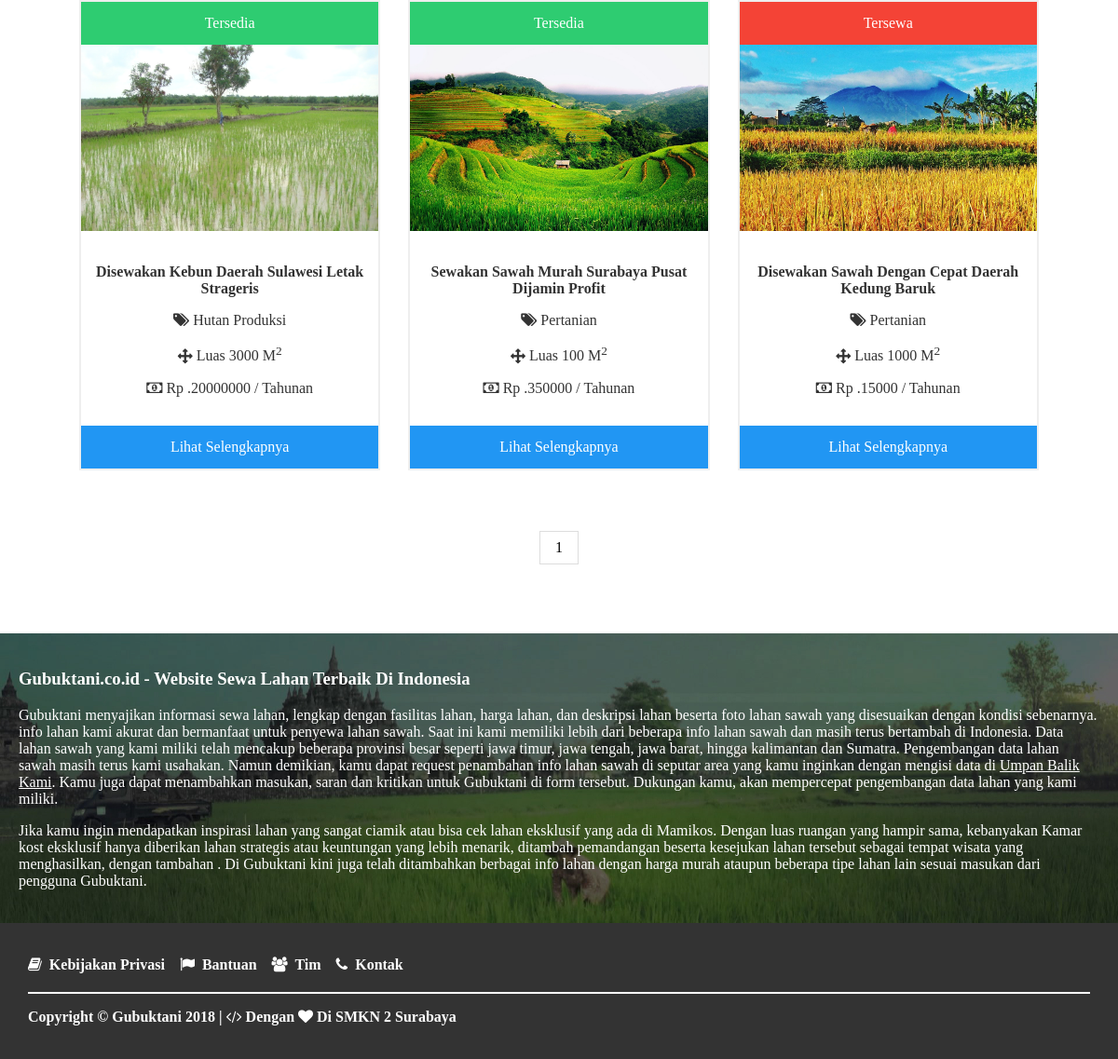
The page /ui/searchField.php (lower part) on the database as committed earlier.
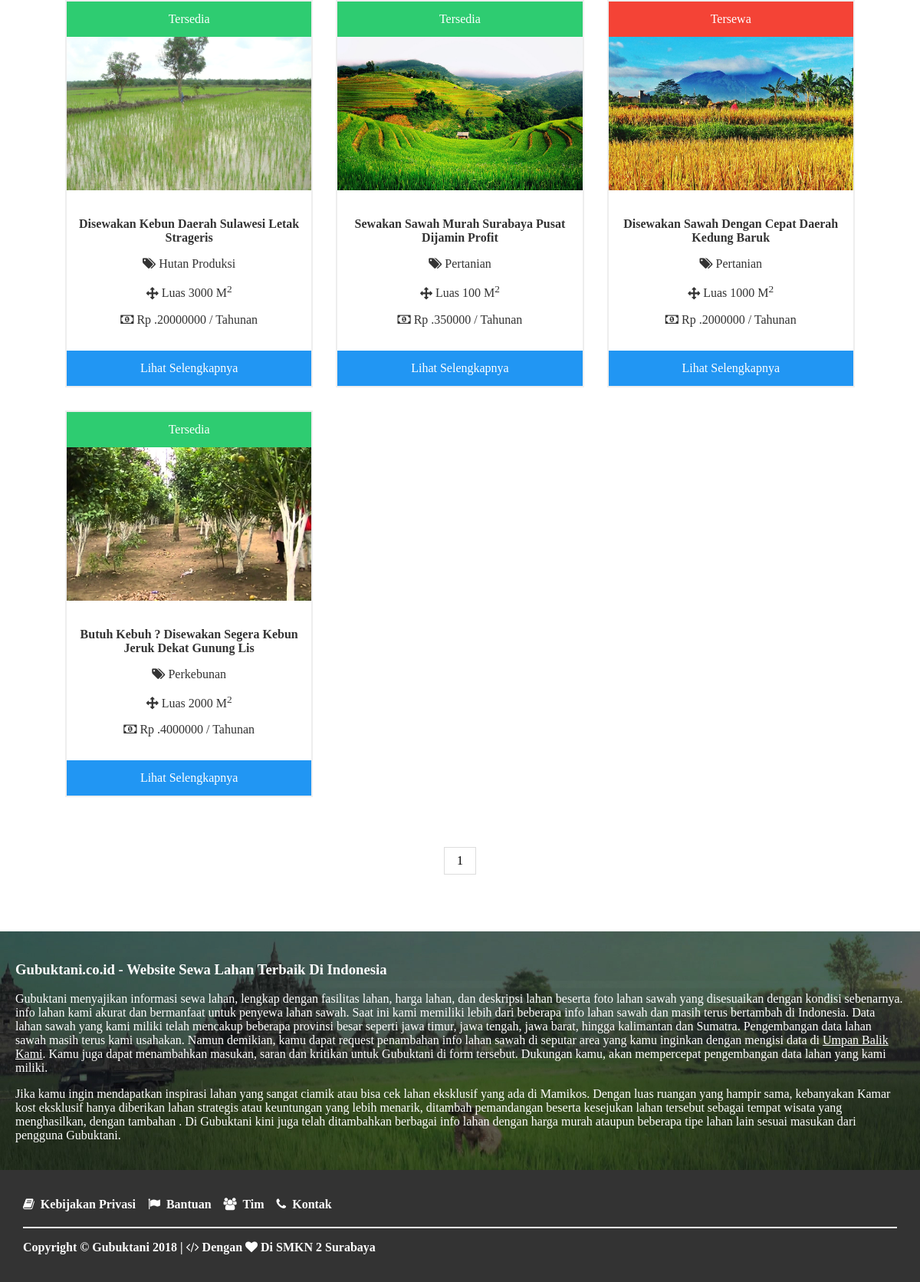
The same page on the database as committed later.
### tables this page shows
CREATE TABLE `tb_lahan` (
  `id_lahan` int(11) NOT NULL,
  `id_user` int(11) NOT NULL,
  `id_kategori` int(11) NOT NULL,
  `judul` varchar(100) NOT NULL,
  `alamat_lahan` varchar(100) NOT NULL,
  `luas` varchar(7) NOT NULL,
  `sertifikasi` varchar(60) NOT NULL,
  `deskripsi` text NOT NULL,
  `harga` int(11) NOT NULL,
  `kurun_sewa` varchar(10) NOT NULL,
  `status` varchar(20) NOT NULL,
  `kondisi` varchar(10) NOT NULL,
  `fasilitas_irigasi` varchar(60) NOT NULL,
  `fasilitas_tanah` varchar(60) NOT NULL,
  `fasilitas_jalan` varchar(60) NOT NULL,
  `fasilitas_pemandangan` varchar(60) NOT NULL,
  `foto_lahan` varchar(255) NOT NULL,
  `fieldCreate_at` varchar(100) DEFAULT NULL,
  `fieldUpdate_at` varchar(100) DEFAULT NULL
);

CREATE TABLE `tb_kategori` (
  `id_kategori` int(11) NOT NULL,
  `kategori` varchar(20) NOT NULL,
  `create_at` varchar(100) DEFAULT NULL,
  `update_at` varchar(100) DEFAULT NULL
);

### ui/searchField.php (the view, shortened to what this page needs)
<?php
    require_once "db.php";
    require_once "User.php";
 ?>
<!DOCTYPE html>
<html>
<head>
	<link rel="stylesheet" type="text/css" href="css/style.css">
  <link rel="stylesheet" type="text/css" href="css/font-awesome.min.css">
</head>
<body onscroll="myFunction()">
<div class="content">
    <div class="view-data">
    <?php
        if (isset($_GET['cari'])){
            $cari = $_GET['cari'];
            $sql = "SELECT * FROM tb_lahan INNER JOIN tb_kategori ON tb_lahan.id_kategori=tb_kategori.id_kategori WHERE status = 'Terverifikasi' AND  judul LIKE '%".$cari."%'";
            $query = $db->prepare($sql);
            $query->execute();
            $data = $query->fetchAll();
        }else{
          $limit = 9;
          $sql = "SELECT * FROM tb_lahan INNER JOIN tb_kategori ON tb_lahan.id_kategori=tb_kategori.id_kategori WHERE status = 'Terverifikasi' ORDER BY fieldCreate_at ASC";
          $query = $db->prepare($sql);
          $query->execute();
          $total_result = $query->rowCount();
          $total_pages = ceil($total_result/$limit);
          if(!isset($_GET['page']))
          {
            $page = 1;
          }
          else
          {
            $page = $_GET['page'];
          }
          $starting_limit = ($page-1)*$limit;
          $show = "SELECT * FROM tb_lahan INNER JOIN tb_kategori ON (tb_lahan.id_kategori=tb_kategori.id_kategori) WHERE status = 'Terverifikasi' ORDER BY fieldCreate_at ASC LIMIT $starting_limit , $limit";
          $showquery = $db->prepare($show);
          $showquery->execute();
          $data = $showquery->fetchAll();
        }
        foreach($data as $field):
      ?>
    <div class="responsive">
      <div class="img">
        <a class="btn <?php if($field['kondisi'] == "Tersedia"){echo "statsChange";}else{echo "statsChange2";}?>" style="width: 100%;"><?php echo $field['kondisi'] ?></a>
          <img src="images/<?php echo $field['foto_lahan'] ?>" style="min-width: 100%;min-height:200px;max-height: 200px; ">
        <div class="desc">
          <p><strong><?php echo $field['judul']?></strong></p>
          <p><i class="fa fa-tags"></i>&nbsp;<?php echo $field['kategori']; ?></p>
          <p><i class="fa fa-arrows"></i>&nbsp;Luas <?php echo $field['luas']; ?> M<sup>2</sup></p>
          <p><i class="fa fa-money"></i>&nbsp;Rp .<?php echo $field['harga']; ?> / <?php echo $field['kurun_sewa']; ?></p>
        </div>
        <a href="fieldDetail.php?id_lahan=<?php echo $field['id_lahan'] ?>" class="btn info" style="width: 100%;">Lihat Selengkapnya</a>
      </div>
    </div>
    <?php endforeach; ?>
    <div class="clearfix"></div>
    <center>
    <div class="pagination">
    <?php if (isset($_GET['cari'])) {
      echo "";
      }else{
        for($page=1; $page <= $total_pages ; $page++):?>
        <a href="<?php echo "?page=$page" ?>"><?php echo $page; ?></a>
      <?php endfor;
        }
    ?>
    </div>
    </center>
  </div>
</div>
<div class="content-2" style="margin-top: -100px;">
  <h3>Gubuktani.co.id - Website Sewa Lahan Terbaik Di Indonesia</h3>
  <p>Gubuktani menyajikan informasi sewa lahan, lengkap dengan fasilitas lahan, harga lahan, dan deskripsi lahan beserta foto lahan sawah yang disesuaikan dengan kondisi sebenarnya. info lahan kami akurat dan bermanfaat untuk penyewa lahan sawah. Saat ini kami memiliki lebih dari beberapa info lahan sawah dan masih terus bertambah di Indonesia. Data lahan sawah yang kami miliki telah mencakup beberapa provinsi besar seperti jawa timur, jawa tengah, jawa barat, hingga kalimantan dan Sumatra. Pengembangan data lahan sawah masih terus kami usahakan. Namun demikian, kamu dapat request penambahan info lahan sawah di seputar area yang kamu inginkan dengan mengisi data di <a href="contact.php" style="text-decoration: underline; color: #fff;">Umpan Balik Kami</a>. Kamu juga dapat menambahkan masukan, saran dan kritikan untuk Gubuktani di form tersebut. Dukungan kamu, akan mempercepat pengembangan data lahan yang kami miliki.</p>
  <p>Jika kamu ingin mendapatkan inspirasi lahan yang sangat ciamik atau bisa cek lahan eksklusif yang ada di Mamikos. Dengan luas ruangan yang hampir sama, kebanyakan Kamar kost eksklusif hanya diberikan lahan strategis atau keuntungan yang lebih menarik, ditambah pemandangan beserta kesejukan lahan tersebut sebagai tempat wisata yang menghasilkan, dengan tambahan . Di Gubuktani kini juga telah ditambahkan berbagai info lahan dengan harga murah ataupun beberapa tipe lahan lain sesuai masukan dari pengguna Gubuktani.</p>
</div>
<?php include "template/footer.php"; ?>
</body>
</html>

Rows that differ between the two databases and show on the page:
changed tb_lahan "Tersewa": harga "15000" → "2000000"
added tb_lahan: kondisi "Tersedia", foto_lahan (picture), judul "Butuh Kebuh ? Disewakan Segera Kebun Jeruk Dekat Gunung Lis", id_kategori.kategori "Perkebunan", luas "2000", harga "4000000", kurun_sewa "Tahunan"
